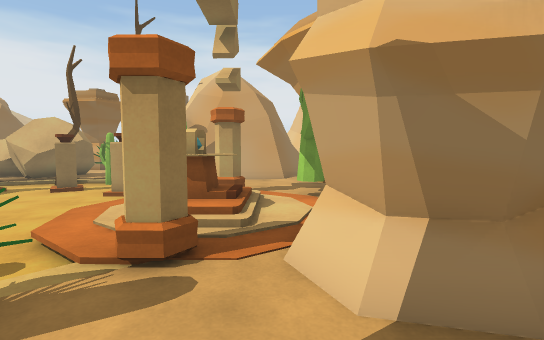
View 1 (above)

24 first-person views from a walk through a Unity game level. The camera is 1.3 m above the floor, tilts 4° down and sees 85° across. The floor is counted in squares, 1 m on a side. Each view is taken from the middle of a square. On the plan, view 1 faces up. The plan holds only what a view shows up to about 14 squares ahead; the rest is blank. The place goes on beyond the plan. The player is left out. Some surface patterns are stand-ins.

View 2
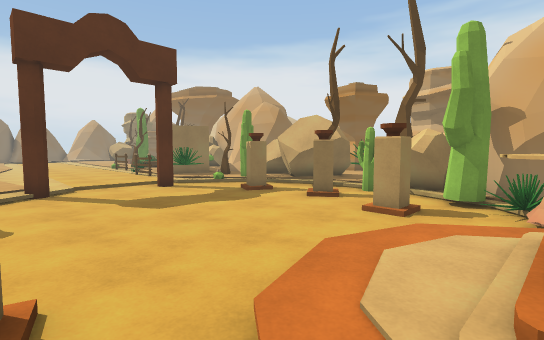

View 3
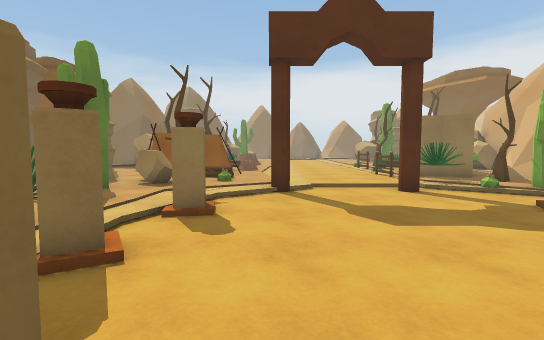

View 4
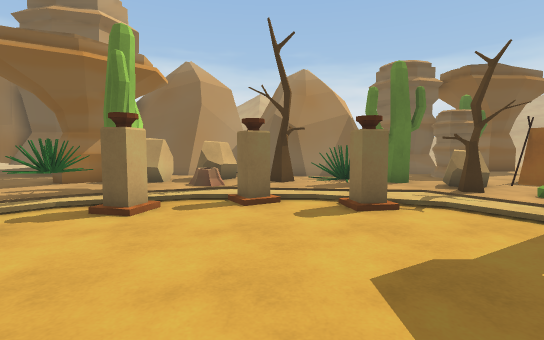

View 5
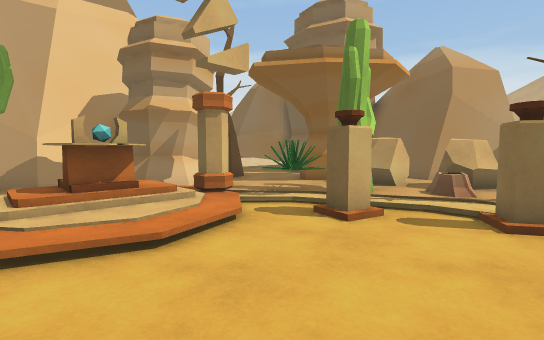

View 6
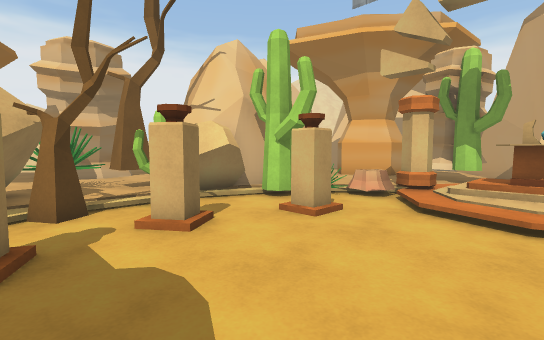

View 7
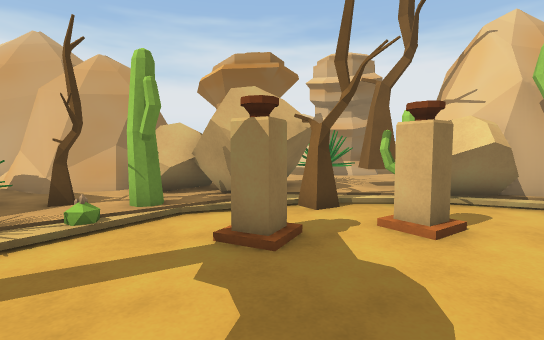

View 8
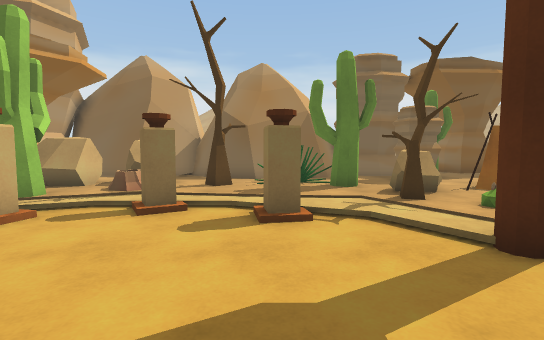

View 9
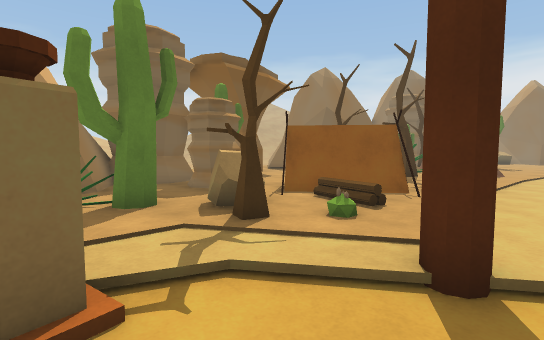

View 10
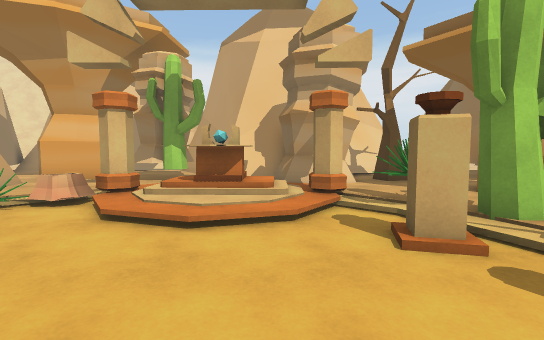

View 11
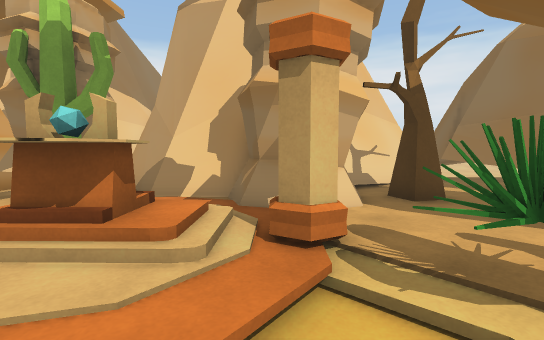

View 12
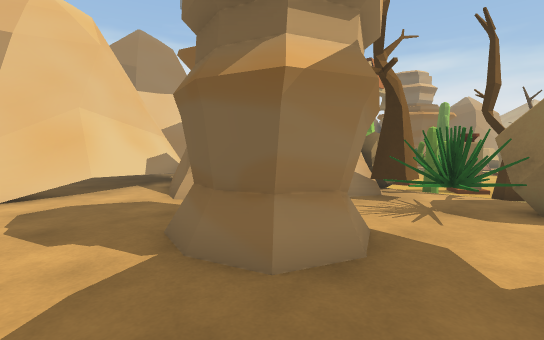

View 13
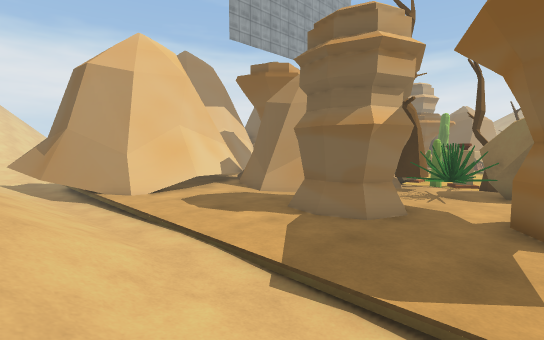

View 14
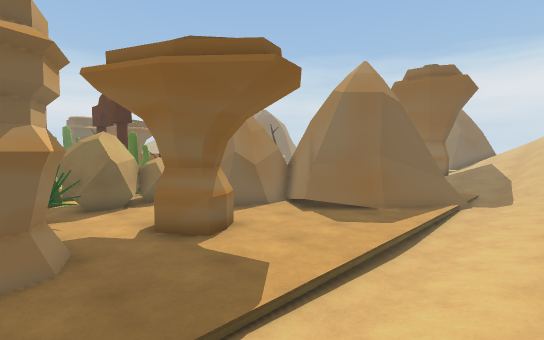

View 15
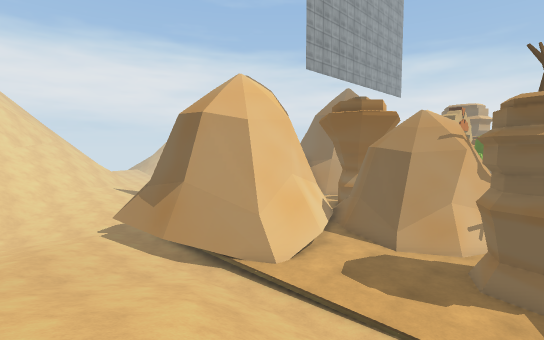

View 16
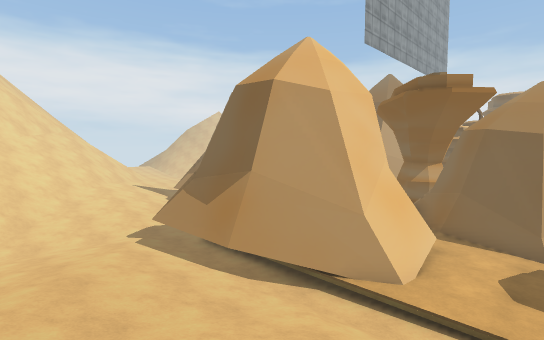

View 17
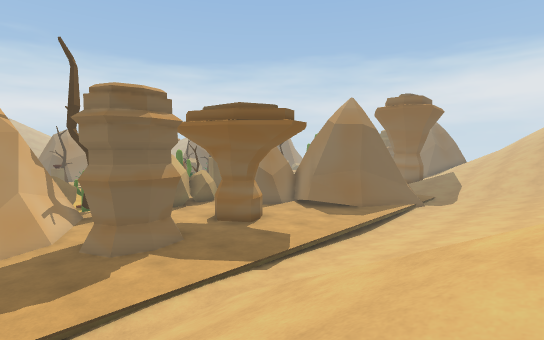

View 18
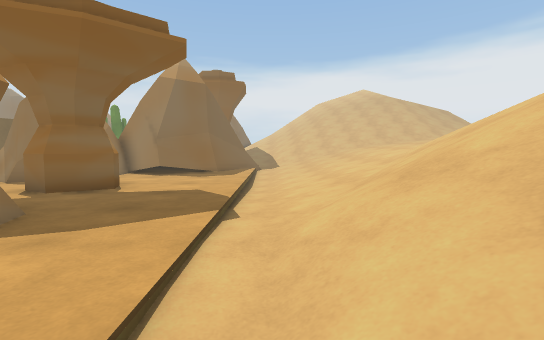

View 19
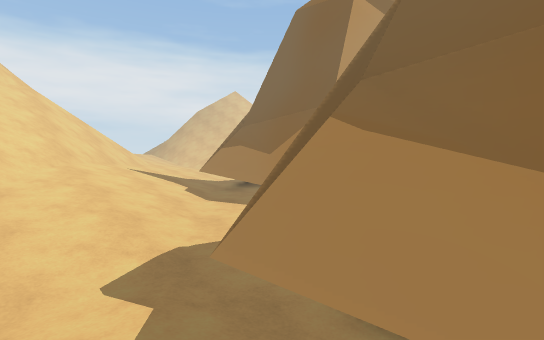

View 20
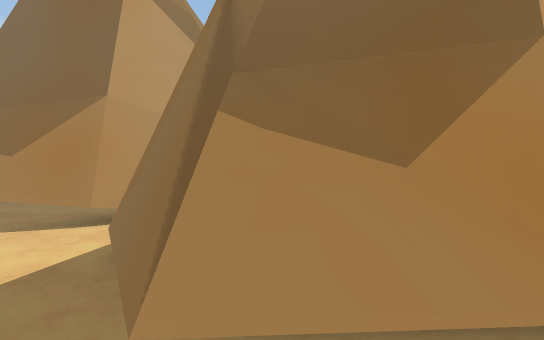

View 21
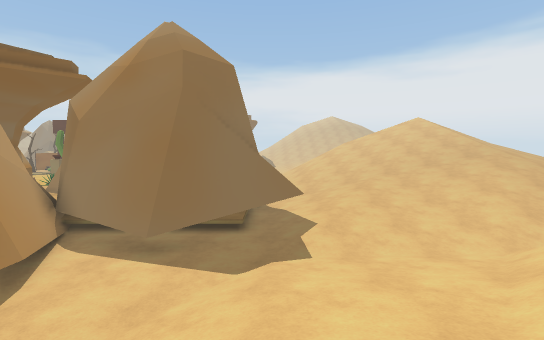

View 22
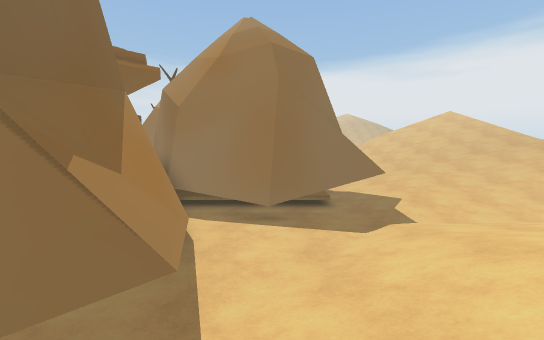

View 23
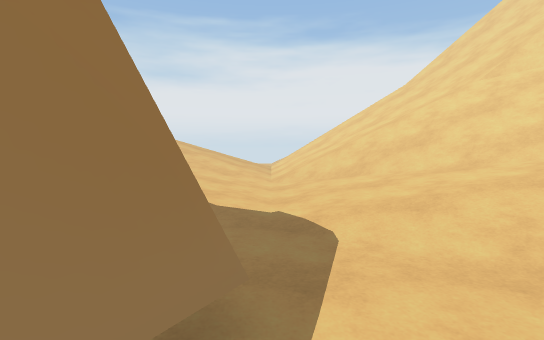

View 24
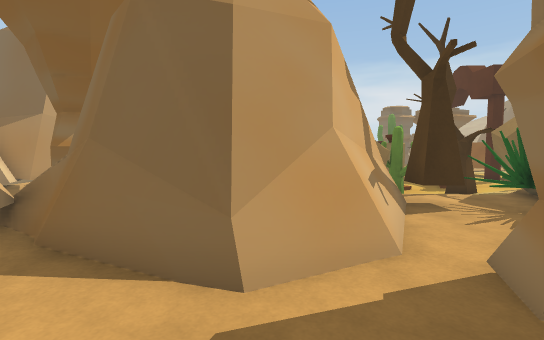

### Floor plan
Key: @ floor where view 1 was taken; # wall or solid block; . main floor; : floor 0.25 m higher than the main floor; - floor 0.25 m lower than the main floor; + floor 0.5 m higher than the main floor; _ floor 0.5 m lower than the main floor; * floor 0.75 m higher than the main floor; % floor 1 m higher than the main floor; / step, stairs or slope; = window, fence, low wall or low ledge; ^ raised ledge; T tree; R rock; C cactus; P plant; H house; F fence; E tent; O other object.
Columns run from 18 left of view 1 to 17 right of it. Each row starts with its distance up from view 1.
 30  %%%////////// /////%*++:.--///////=
 29 *+++*///////////////++++:.--.///////
 28 +++++++/////////////++++:.-_-.:////
 27 ::::::::////////////:::::.-_-.:+///
 26 ..........//////////----^--_-.:++///
 25 --___-----...-----___##^##__-.:++*//
 24 ///////////.../////###   ##__///////
 23 ..................##     ##___//////
 22 #.................##      #=____////
 21 ##.....R...RR.....##      #____^^#//
 20 ##=...RRR.RRRR....##     ##_##^###//
 19 ##=...RR..RRR..##..##    #####
 18 #####......R.=#######   ###
 17  #  ##.......##   ########
 16     ##..R....##    #=
 15    ##RRRRR.T##     #
 14 ####RRRRRR..R##  #####
 13  H# .CRRRT.CRR#########=#
 12  H HTCC------RC.....#  .=
 11   H..P--O-OO--CO....##  ###
 10   H.O---O----O--O..RR  .==##
  9 FF..------------OO.CR  ####
  8 ....-O--------/.   CRR###
  7 ....----------/.OO  =##
  6 ....----------/.OO  =#
  5 .....---------/.   R##
  4 .....O---------/OO.RR
  3  .....--O----O--.O.R
  2 E..P....O-OO--.O...RR##
  1 EE:.RT.....O..C....TT.##
  0 EEEORR......O.C..R@.T  ##
 -1  E...CCC.TT.R.RRRR....^##
 -2   RR.......RRRRRR ...^###
 -3 ..CR...O##..     RRRR#####
 -4 ..CRR.######=### RRRR#
 -5 . RRR##    ######R
 -6 R    R     #
 -7 R

Where each view was taken, in squares from view 1:
view 1: 0 up, 0 right, facing up
view 2: 3 up, 2 left, facing up-left
view 3: 4 up, 4 left, facing left
view 4: 9 up, 8 left, facing down
view 5: 8 up, 8 left, facing down-right
view 6: 6 up, 10 left, facing up-right
view 7: 6 up, 10 left, facing up
view 8: 8 up, 10 left, facing down
view 9: 5 up, 10 left, facing down-left
view 10: 5 up, 9 left, facing right
view 11: 4 up, 5 left, facing right
view 12: 23 up, 10 left, facing down-right
view 13: 27 up, 11 left, facing down-right
view 14: 27 up, 7 left, facing down-left
view 15: 30 up, 7 left, facing down-right
view 16: 30 up, 3 left, facing down-right
view 17: 30 up, 3 left, facing down-left
view 18: 25 up, 3 left, facing left
view 19: 27 up, 5 right, facing down-right
view 20: 27 up, 6 right, facing down
view 21: 25 up, 16 right, facing left
view 22: 22 up, 17 right, facing left
view 23: 20 up, 9 right, facing up
view 24: 22 up, 3 left, facing down
